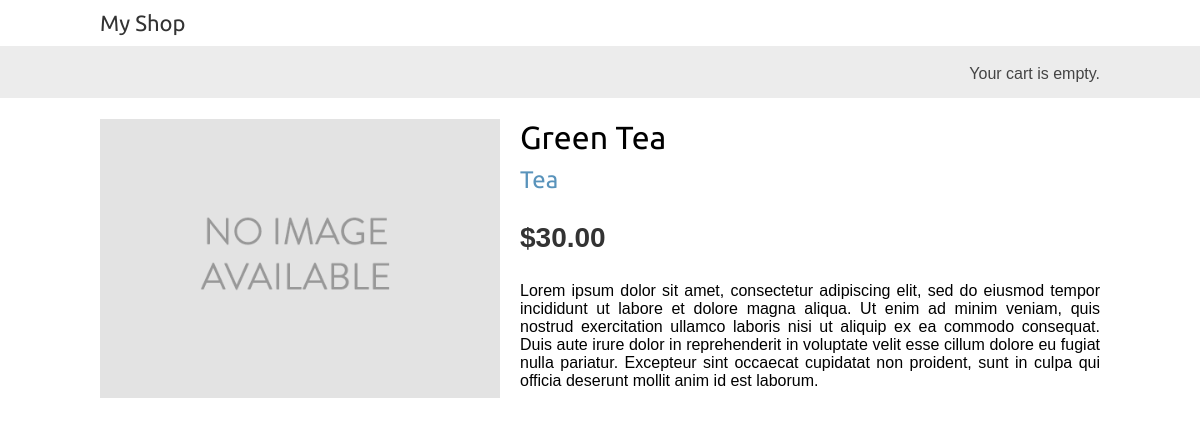
Page /1/green-tea/ on the committed database.
### shop/models.py (models this page shows, shortened)
class Product(models.Model):
    category = models.ForeignKey(Category, related_name='products', on_delete=models.CASCADE)
    name = models.CharField(max_length=200)
    slug = models.SlugField(max_length=200)
    image = models.ImageField(upload_to='products/%Y/%m/%d', blank=True)
    description = models.TextField(blank=True)
    price = models.DecimalField(max_digits=10, decimal_places=2)
    available = models.BooleanField(default=True)
    created = models.DateTimeField(auto_now_add=True)
    updated = models.DateTimeField(auto_now=True)
    class Meta:
        ordering = ['name']
        indexes = [
            models.Index(fields=['id', 'slug']),
            models.Index(fields=['name']),
            models.Index(fields=['-created']),
        ]

class Category(models.Model):
    name = models.CharField(max_length=200)
    slug = models.SlugField(max_length=200, unique=True)
    class Meta:
        ordering = ['name']
        indexes = [
            models.Index(fields=['name']),
        ]
        verbose_name = 'category'
        verbose_name_plural = 'categories'
    def __str__(self):
        return self.name
    def get_absolute_url(self):
        return reverse('shop:product_list_by_category', args=[self.slug])

### shop/views.py (the view)
# urls.py: path('<int:id>/<slug:slug>/', views.product_detail, name='product_detail'),
def product_detail(request, id, slug):
    product = get_object_or_404(Product,
                                id=id,
                                slug=slug,
                                available=True)
    return render(request,
                  'shop/product/detail.html',
                  {'product': product})

### shop/templates/shop/product/detail.html (shortened to what this page needs)
{% extends 'shop/base.html' %}
{% load static %}
{% block content %}
    <div class="product-detail">
        <img src="{% if product.image %}{{ product.image }}{% else %}
        {% static 'img/no_image.png' %}{% endif %}">
        <h1>{{ product.name }}</h1>
        <h2>
            <a href="{{ product.category.get_absolute_url }}">
                {{ product.category }}
            </a>
        </h2>
        <p class="price">${{ product.price }}</p>
        {{ product.description|linebreaks }}
    </div>
{% endblock %}

### shop/static/css/base.css (style rules this page uses)
body { margin: 0; padding: 0; font-family: helvetica, sans-serif; }
h1, h2, h3, h4, h5, h6 { font-family: 'Ubuntu', sans-serif; font-weight: normal; }
a { text-decoration: none; color: #5993bb; }
.product-detail { text-align: justify; }
.product-detail .price { color: #333; font-size: 28px; font-weight: bold; }
.product-detail img { width: 40%; float: left; padding: 0 20px 20px 0; }
.product-detail h1 { margin-bottom: 0; }
.product-detail h2 { margin-top: 10px; }

### rows in the picture
Product: name "Green Tea", category "Tea", price "30.00", description "Lorem ipsum dolor sit amet, consectetur adipiscing elit, sed do eiusmod tempor incididunt ut labore et dolore magna aliqua. Ut enim ad minim veniam, quis nostrud exercitation ullamco laboris nisi ut aliquip ex ea commodo consequat. Duis aute irure dolor in reprehenderit in voluptate velit esse cillum dolore eu fugiat nulla pariatur. Excepteur sint occaecat cupidatat non proident, sunt in culpa qui officia deserunt mollit anim id est laborum."
